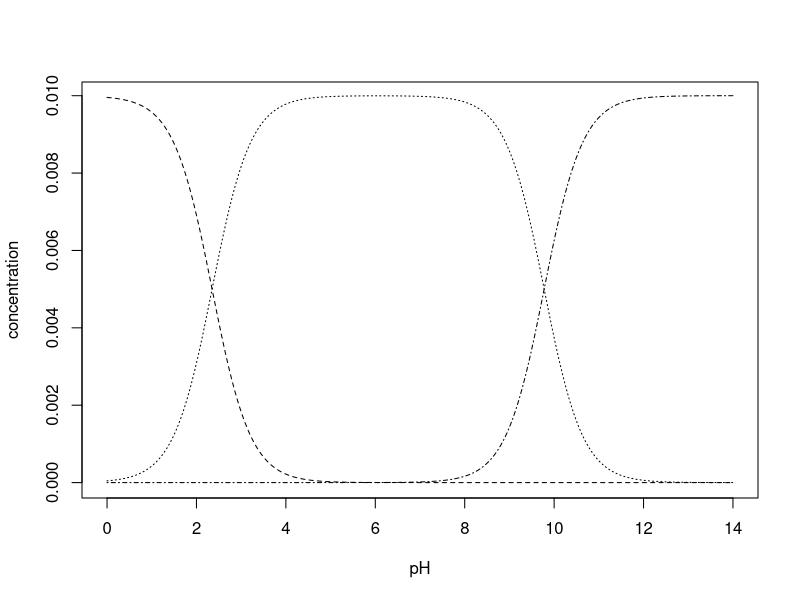
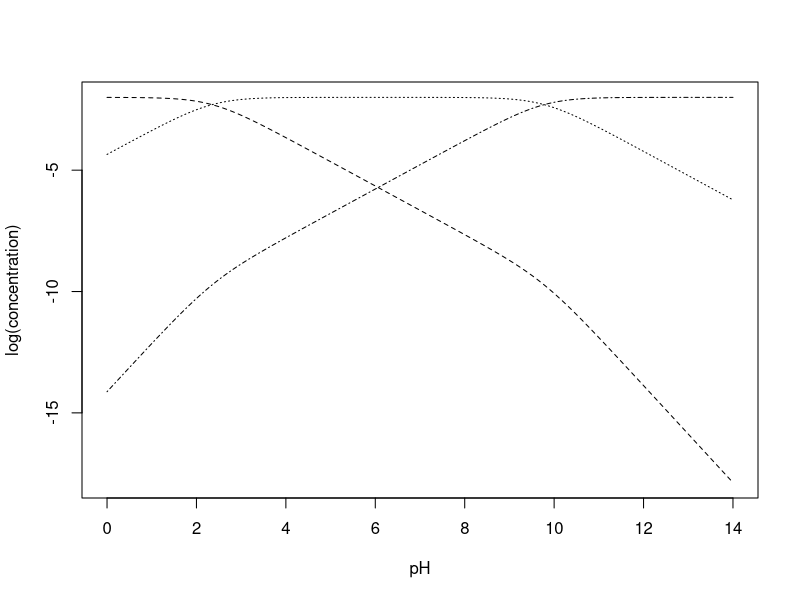
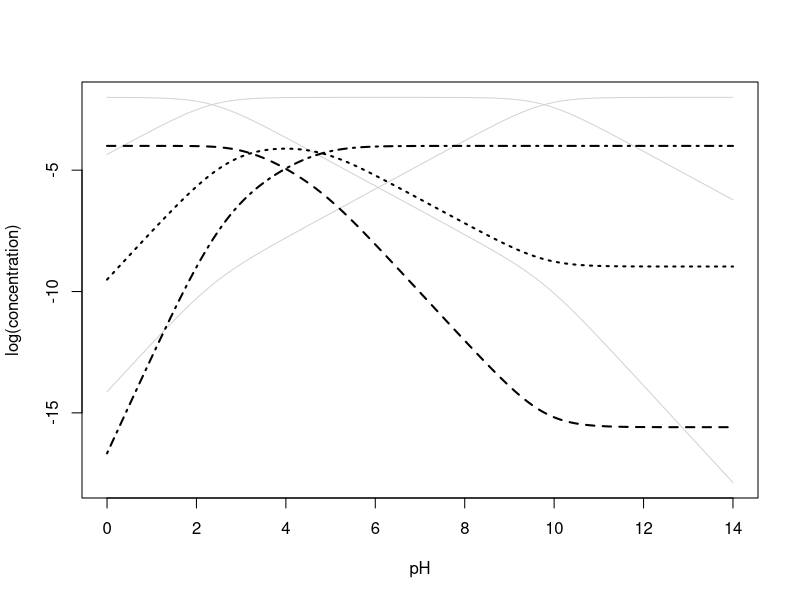
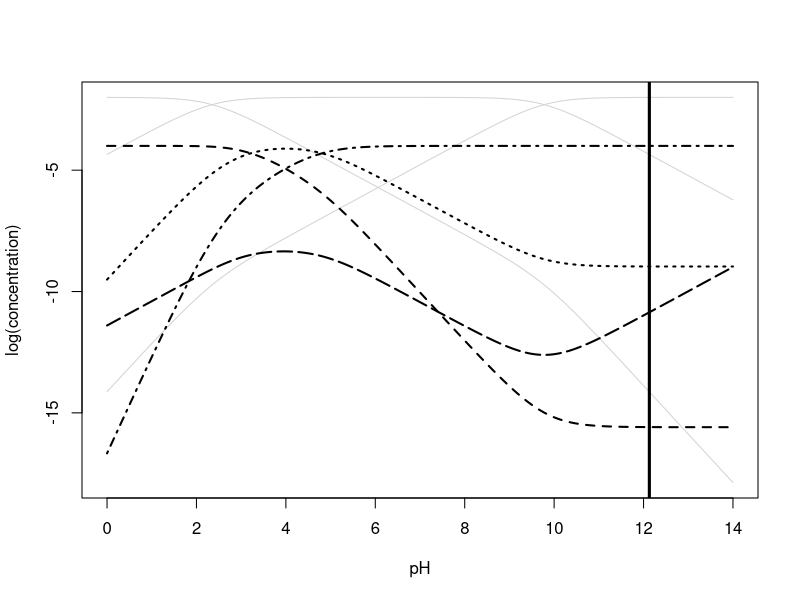

Recreate these plots in R, in order.
# Part I: Acid-Base Chemistry of Glycine

# equilibrium constants
Ka1 = 4.47e-3
Ka2 = 1.67e-10
Kw = 1.00e-14

# mass balance concentrations
Cgly = 0.010

# master variable
pH = seq(0, 14, 0.01)

# concentration of all species
H3O = 10^-pH
OH = Kw/H3O
G = Cgly/(H3O^2/(Ka1*Ka2) + H3O/Ka2 + 1)
HG = H3O*G/Ka2
H2G = H3O^2*G/(Ka1*Ka2)

# plot distribution diagram
plot(pH, H2G, type = "l", lty = 2, xlab = "pH", ylab = "concentration")
lines(pH, HG, lty = 3)
lines(pH, G, lty = 4)

# plot log distribution diagram
plot(pH, log10(H2G), type = "l", lty = 2, xlab = "pH", ylab = "log(concentration)")
lines(pH, log10(HG), lty = 3)
lines(pH, log10(G), lty = 4)

# Part II: Copper and Glycine Complexation

# new equilibrium constants
K1 = 4.17e8
K2 = 9.33e6

# additional mass balance concentrations
# Cgly = 1.00e-2
Ccu = 1.00e-4


# concentration of new species
Cu = Ccu/(1 + K1*G + K1*K2*G^2)
CuG = K1*Cu*G
CuG2 = K2*CuG*G

# plot log distribution diagram
plot(pH, log10(H2G), type = "l", lty = 1, xlab = "pH", ylab = "log(concentration)", col = "lightgray")
lines(pH, log10(HG), lty = 1, col = "lightgray")
lines(pH, log10(G), lty = 1, col = "lightgray")
lines(pH, log10(Cu), lty = 2, lwd = 2)
lines(pH, log10(CuG), lty = 3, lwd = 2)
lines(pH, log10(CuG2), lty = 4, lwd = 2)


# Part III: Complexation of Cu and OH

# new equilibrium constants
K1.oh = 3.98e6

# new concentrations for copper species
Cu = Ccu/(1 + K1*G + K1*K2*G^2 + K1.oh*OH)
CuG = K1*Cu*G
CuG2 = K2*CuG*G
CuOH = K1.oh*Cu*OH

# plot results
plot(pH, log10(H2G), type = "l", lty = 1, xlab = "pH", ylab = "log(concentration)", col = "lightgray")
lines(pH, log10(HG), lty = 1, col = "lightgray")
lines(pH, log10(G), lty = 1, col = "lightgray")
lines(pH, log10(Cu), lty = 2, lwd = 2)
lines(pH, log10(CuG), lty = 3, lwd = 2)
lines(pH, log10(CuG2), lty = 4, lwd = 2)
lines(pH, log10(CuOH), lty = 5, lwd = 2)

# Part IV: Precipitation of Cu(OH)2

# new equilibrium constant
Ksp = 4.79e-20

# use error function to find [Cu] where ppt occurs
error = abs(Ksp - Cu*OH^2)
id = which.min(error)
pH[id]

# add precipitation threshold to plot
abline(v = pH[id], lwd = 3)
